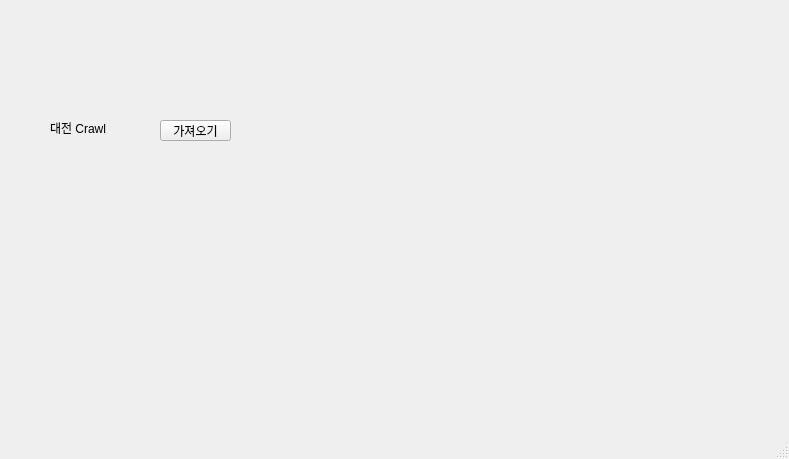
<?xml version="1.0" encoding="UTF-8"?>
<ui version="4.0">
 <class>MainWindow</class>
 <widget class="QMainWindow" name="MainWindow">
  <property name="geometry">
   <rect>
    <x>0</x>
    <y>0</y>
    <width>789</width>
    <height>459</height>
   </rect>
  </property>
  <property name="windowTitle">
   <string>MainWindow</string>
  </property>
  <widget class="QWidget" name="centralwidget">
   <widget class="QPushButton" name="pb">
    <property name="geometry">
     <rect>
      <x>160</x>
      <y>120</y>
      <width>71</width>
      <height>21</height>
     </rect>
    </property>
    <property name="text">
     <string>가져오기</string>
    </property>
   </widget>
   <widget class="QLabel" name="lbl">
    <property name="geometry">
     <rect>
      <x>50</x>
      <y>120</y>
      <width>111</width>
      <height>16</height>
     </rect>
    </property>
    <property name="text">
     <string>대전 Crawl</string>
    </property>
   </widget>
  </widget>
  <widget class="QMenuBar" name="menubar">
   <property name="geometry">
    <rect>
     <x>0</x>
     <y>0</y>
     <width>789</width>
     <height>26</height>
    </rect>
   </property>
  </widget>
  <widget class="QStatusBar" name="statusbar"/>
 </widget>
 <resources/>
 <connections/>
</ui>
